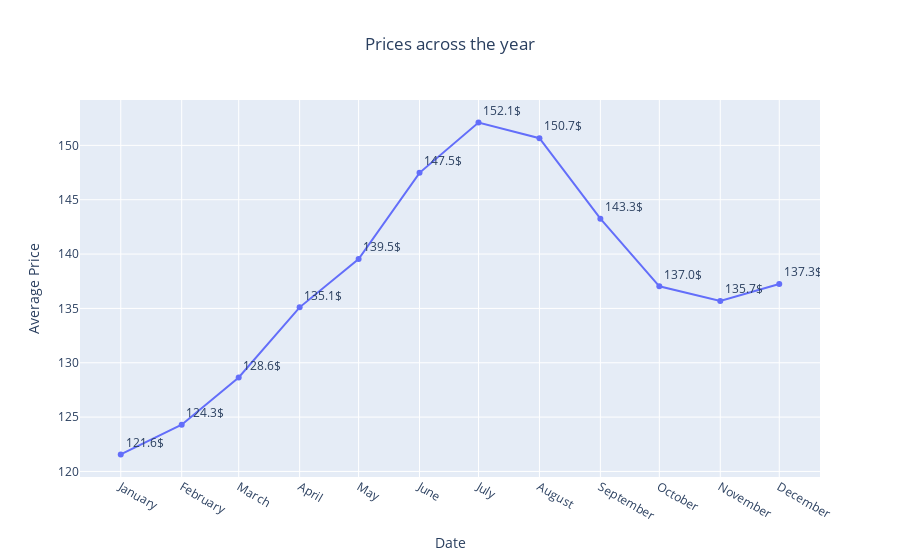

The code cell stored with this chart in its notebook:
### Code cell
fig = ex.line(counts2, x='year_month', y='price2', title='Prices across the year', text=counts2['price2'].round(1).astype(str)+'$')

# specify x tick for better interpreting of the chart
values = counts2['year_month'].unique()
fig.update_layout(xaxis=dict(tickvals = values, ticktext = months),
                  showlegend=False, title_x=0.5, xaxis_title='Date', yaxis_title='Average Price')

fig.update_traces(textposition="top right")
fig

### Figure 1 — Plotly figure (JSON) as saved in the notebook; plotly's stock layout.template omitted (floating-point values rounded to 4 significant figures)
{"data": [{"hovertemplate": "year_month=%{x}<br>price2=%{y}<br>text=%{text}<extra></extra>", "legendgroup": "", "line": {"color": "#636efa", "dash": "solid"}, "marker": {"symbol": "circle"}, "mode": "text+lines+markers", "name": "", "orientation": "v", "showlegend": false, "text": ["121.6$", "124.3$", "128.6$", "135.1$", "139.5$", "147.5$", "152.1$", "150.7$", "143.3$", "137.0$", "135.7$", "137.3$"], "textposition": "top right", "type": "scatter", "x": ["2016-01-01T00:00:00", "2016-02-01T00:00:00", "2016-03-01T00:00:00", "2016-04-01T00:00:00", "2016-05-01T00:00:00", "2016-06-01T00:00:00", "2016-07-01T00:00:00", "2016-08-01T00:00:00", "2016-09-01T00:00:00", "2016-10-01T00:00:00", "2016-11-01T00:00:00", "2016-12-01T00:00:00"], "xaxis": "x", "y": [121.6, 124.3, 128.6, 135.1, 139.5, 147.5, 152.1, 150.7, 143.3, 137.0, 135.7, 137.3], "yaxis": "y"}], "layout": {"legend": {"tracegroupgap": 0}, "showlegend": false, "title": {"text": "Prices across the year", "x": 0.5}, "xaxis": {"anchor": "y", "domain": [0, 1], "ticktext": ["January", "February", "March", "April", "May", "June", "July", "August", "September", "October", "November", "December"], "tickvals": ["2016-01-01T00:00:00.000000000", "2016-02-01T00:00:00.000000000", "2016-03-01T00:00:00.000000000", "2016-04-01T00:00:00.000000000", "2016-05-01T00:00:00.000000000", "2016-06-01T00:00:00.000000000", "2016-07-01T00:00:00.000000000", "2016-08-01T00:00:00.000000000", "2016-09-01T00:00:00.000000000", "2016-10-01T00:00:00.000000000", "2016-11-01T00:00:00.000000000", "2016-12-01T00:00:00.000000000"], "title": {"text": "Date"}}, "yaxis": {"anchor": "x", "domain": [0, 1], "title": {"text": "Average Price"}}}}
